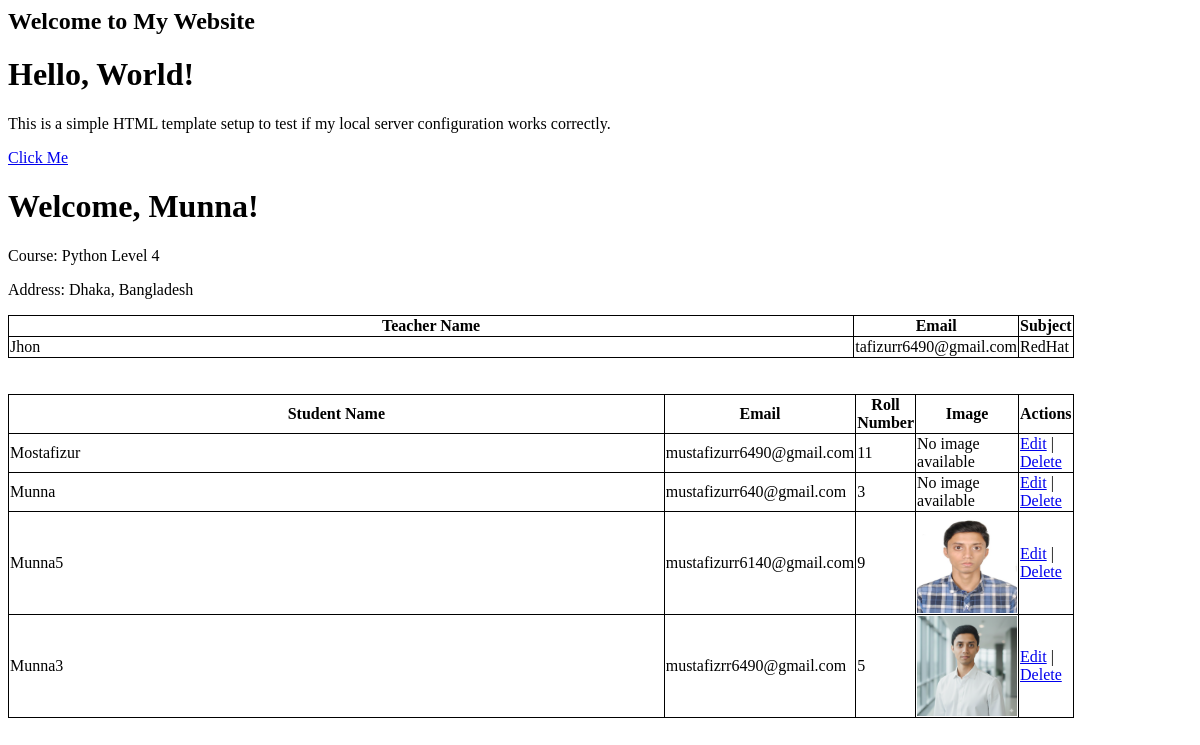
Page /home/ on the earlier database version.
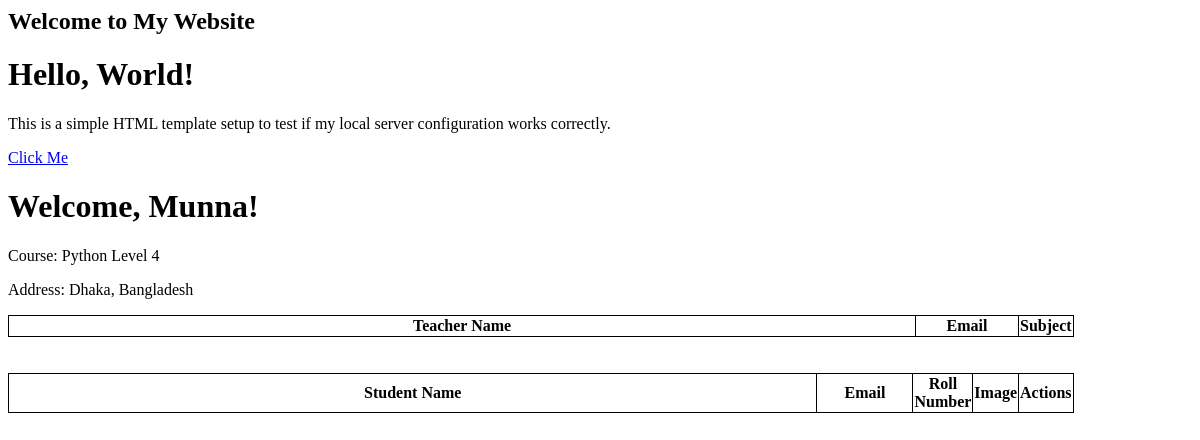
Same page on the later database version.
### myapp/models.py (models this page shows, shortened)
class Student(models.Model):
    name = models.CharField(max_length=250)
    email = models.EmailField(unique=True)
    roll_number = models.IntegerField(unique=True)
    image = models.ImageField(upload_to='student_images/', null=True, blank=True)

class Teachers(models.Model):
    name = models.CharField(max_length=250)
    email = models.EmailField(unique=True)
    subject = models.CharField(max_length=200)

### myapp/views.py (the view)
# urls.py: 2. Add a URL to urlpatterns:  path('', views.home, name='home')
def home(request):
    teachers=Teachers.objects.all()
    students=Student.objects.all()
    for teacher in teachers:
        print(teacher.name, teacher.email, teacher.subject)
    for student in students:
        print(student.name, student.email, student.roll_number)
    context = {
        'student_name': 'Munna',
        'course_name': 'Python Level 4',
        'address': 'Dhaka, Bangladesh',
        'teachers': teachers,
        'students': students,
    }
    return render(request, 'index.html', context)

### templates/index.html (shortened to what this page needs)
<html>
<head>
</head>
<body>
    <header>
        <h2>Welcome to My Website</h2>
    </header>
    <main>
        <h1>Hello, World!</h1>
        <p>This is a simple HTML template setup to test if my local server configuration works correctly.</p>
        <a href="#" class="btn">Click Me</a>
    </main>
    <h1>Welcome, {{ student_name }}!</h1>
    <p>Course: {{ course_name }}</p>
    <p>Address: {{ address }}</p>
    <table>
            <tr>
                <th>Teacher Name</th>
                <th>Email</th>
                <th>Subject</th>
            </tr>
        {% for teacher in teachers %}
            <tr>
                <td>{{ teacher.name }}</td>
                <td>{{ teacher.email }}</td>
                <td>{{ teacher.subject }}</td>
            </tr>
        {% endfor %}
    </table>
    <br>
    <br>
    <table>
            <tr>
                <th>Student Name</th>
                <th>Email</th>
                <th>Roll Number</th>
                <th>Image</th>
                <th>Actions</th>
            </tr>
        {% for student in students %}
            <tr>
                <td>{{ student.name }}</td>
                <td>{{ student.email }}</td>
                <td>{{ student.roll_number }}</td>
                <td>
                    {% if student.image %}
                        <img src="{{ student.image.url }}" alt="{{ student.name }}" width="100", height="100">
                    {% else %}
                        <p>No image available</p>
                    {% endif %}
                </td>
                <td>
                    <a href="{% url 'editstudent' student.id %}">Edit</a> |
                    <a href="{% url 'deletestudent' student.id %}">Delete</a>
                </td>
            </tr>
        {% endfor %}
    </table>
</body>
</html>

### templates/index.html (style rules this page uses)
table, td, th { width: 90%; border: 1px solid black; border-collapse: collapse; }

Differences in the rows shown:
removed Student: name "Munna", email "mustafizurr640@gmail.com", roll_number "3", image "No image available"
removed Teachers: name "Jhon", email "tafizurr6490@gmail.com", subject "RedHat"
removed Student: name "Mostafizur", email "mustafizurr6490@gmail.com", roll_number "11", shows "No image available"
removed Student: name "Munna5", email "mustafizurr6140@gmail.com", roll_number "9", image (picture)
removed Student: name "Munna3", email "mustafizrr6490@gmail.com", roll_number "5", image (picture)
Other differences:
{{ student_name }}: (not shown) → "Munna"
